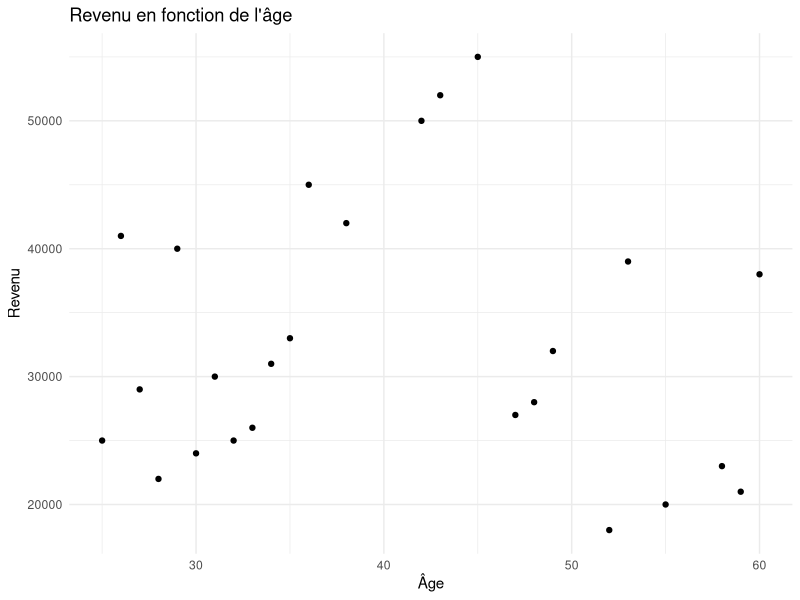

Write the R code that produced this figure.
rm(list = ls())

library(ggplot2)

data <- read.csv("revenus.csv")
data

age_revenu <- data.frame(
  age = data$age,
  revenu = data$revenu
)

scatterplot <- ggplot(data = age_revenu, aes(x = age, y = revenu)) +
  labs(title = "Revenu en fonction de l'âge",
       x = "Âge",
       y = "Revenu") +
  theme_minimal() +
  geom_point()

scatterplot

moyenne_homme_actif <- data$revenu[data$sexe == "homme"][data$age[data$sexe == "homme"] <= 45]
moyenne_femme_actif <- data$revenu[data$sexe == "femme"][data$age[data$sexe == "femme"] <= 45]

moyenne_homme_actif
moyenne_femme_actif

t.test(
  data$revenu[data$sexe == "homme"][data$age[data$sexe == "homme"] <= 45],
  data$revenu[data$sexe == "femme"][data$age[data$sexe == "femme"] <= 45]
)

ev <- ggplot(data = data, aes(x = age, y = revenu)) +
  labs(title = "Revenu en fonction de l'âge",
       x = "Âge",
       y = "Revenu") +
  theme_minimal() +
  geom_point(aes(color = sexe)) +
  geom_smooth(method = "lm")

png("revenus.png", width = 800, height = 600)
ev
dev.off()